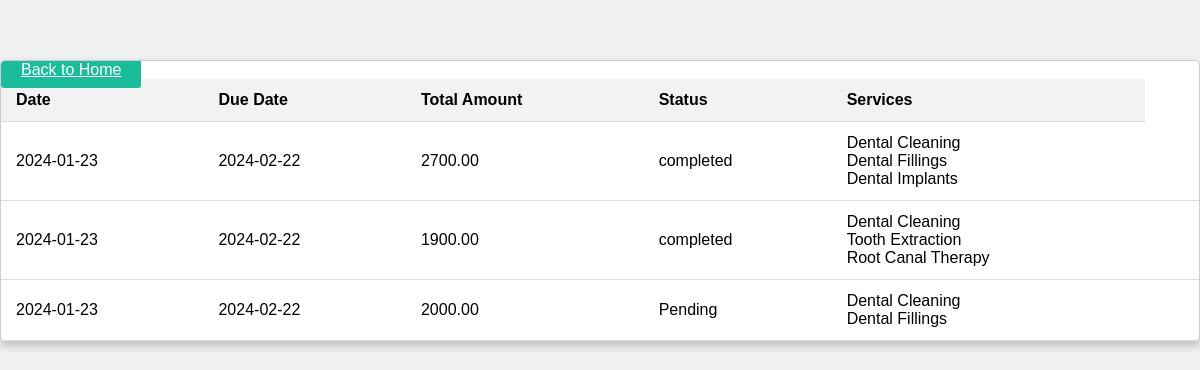
Screenshot of /Records.php with the database file from the repository.
### tables this page shows
CREATE TABLE `invoices` (
  `id` int(11) NOT NULL,
  `fullname` varchar(255) DEFAULT NULL,
  `date` date DEFAULT NULL,
  `due_date` date DEFAULT NULL,
  `total_amount` decimal(10,2) DEFAULT NULL,
  `status` varchar(50) DEFAULT NULL,
  `prescription` varchar(255) DEFAULT NULL,
  `patient_id` int(11) DEFAULT NULL,
  `service` varchar(255) DEFAULT NULL
);

CREATE TABLE `services` (
  `id` int(11) NOT NULL,
  `name` varchar(255) NOT NULL,
  `price` decimal(10,2) NOT NULL
);

### Records.php (the view, shortened to what this page needs)
<!DOCTYPE html>
<html lang="en">
<head>
    <link rel="stylesheet" href="https://cdnjs.cloudflare.com/ajax/libs/font-awesome/6.0.0/css/all.min.css">
</head>
<body>
<div class="content">
            </div>
    <div class="invoice-table">
    <table>
        <thead>
            <tr>
                <th>Date</th>
                <th>Due Date</th>
                <th>Total Amount</th>
                <th>Status</th>
                <th>Services</th>
            </tr>
        </thead>
        <tbody>
        <a href="home.php" class="form-button">Back to Home</a>
            <?php
            include 'sad/db.php';
            $sql = "SELECT i.id, i.patient_id, i.date, i.due_date, i.total_amount, i.status, i.service, p.fullname FROM invoices i
                    INNER JOIN patients p ON i.patient_id = p.id";
            $result = mysqli_query($conn, $sql);
            if ($result && mysqli_num_rows($result) > 0) {
                while ($row = mysqli_fetch_assoc($result)) {
                    echo "<tr>";
                    echo "<td>" . $row['date'] . "</td>";
                    echo "<td>" . $row['due_date'] . "</td>";
                    echo "<td>" . $row['total_amount'] . "</td>";
                    echo "<td>" . $row['status'] . "</td>";
                    echo "<td>";
                    $serviceIds = explode(",", $row['service']);
                    foreach ($serviceIds as $serviceId) {
                        $sqlServiceName = "SELECT name FROM services WHERE id = $serviceId";
                        $resultServiceName = mysqli_query($conn, $sqlServiceName);
                        if ($resultServiceName && mysqli_num_rows($resultServiceName) > 0) {
                            $serviceName = mysqli_fetch_assoc($resultServiceName)['name'];
                            echo $serviceName . "<br>";
                        }
                    }
                    echo "</td>";
                    echo "<td>";
                    echo "</td>";
                    echo "</tr>";
                }
            } else {
                echo "<tr><td colspan='8'>No invoices found</td></tr>";
            }
            ?>
        </tbody>
    </table>
</div>
</body>
</html>

### Records.php (style rules this page uses)
body { font-family: 'Arial', sans-serif; margin: 0; padding: 0; background: #f0f0f0; }
.content { margin-left: 220px; padding: 20px; }
.form-button { background-color: #1abc9c; color: #fff; padding: 10px 20px; border: none; border-radius: 3px; cursor: pointer; }
.invoice-table { border: 1px solid #ccc; background-color: #fff; box-shadow: 0 4px 8px rgba(0, 0, 0, 0.2); border-radius: 5px; margin-top: 20px; overflow-x: auto; }
.invoice-table table { width: 100%; border-collapse: collapse; }
.invoice-table th, .invoice-table td { padding: 12px 15px; text-align: left; border-bottom: 1px solid #ddd; }
.invoice-table th { background-color: #f2f2f2; font-weight: bold; }

### rows the page displays
invoices: date "2024-01-23", due_date "2024-02-22", total_amount "2700.00", status "completed"
services: name "Dental Cleaning"
services: name "Dental Fillings"
services: name "Dental Implants"
invoices: date "2024-01-23", due_date "2024-02-22", total_amount "1900.00", status "completed"
services: name "Tooth Extraction"
services: name "Root Canal Therapy"
invoices: date "2024-01-23", due_date "2024-02-22", total_amount "2000.00", status "Pending"
